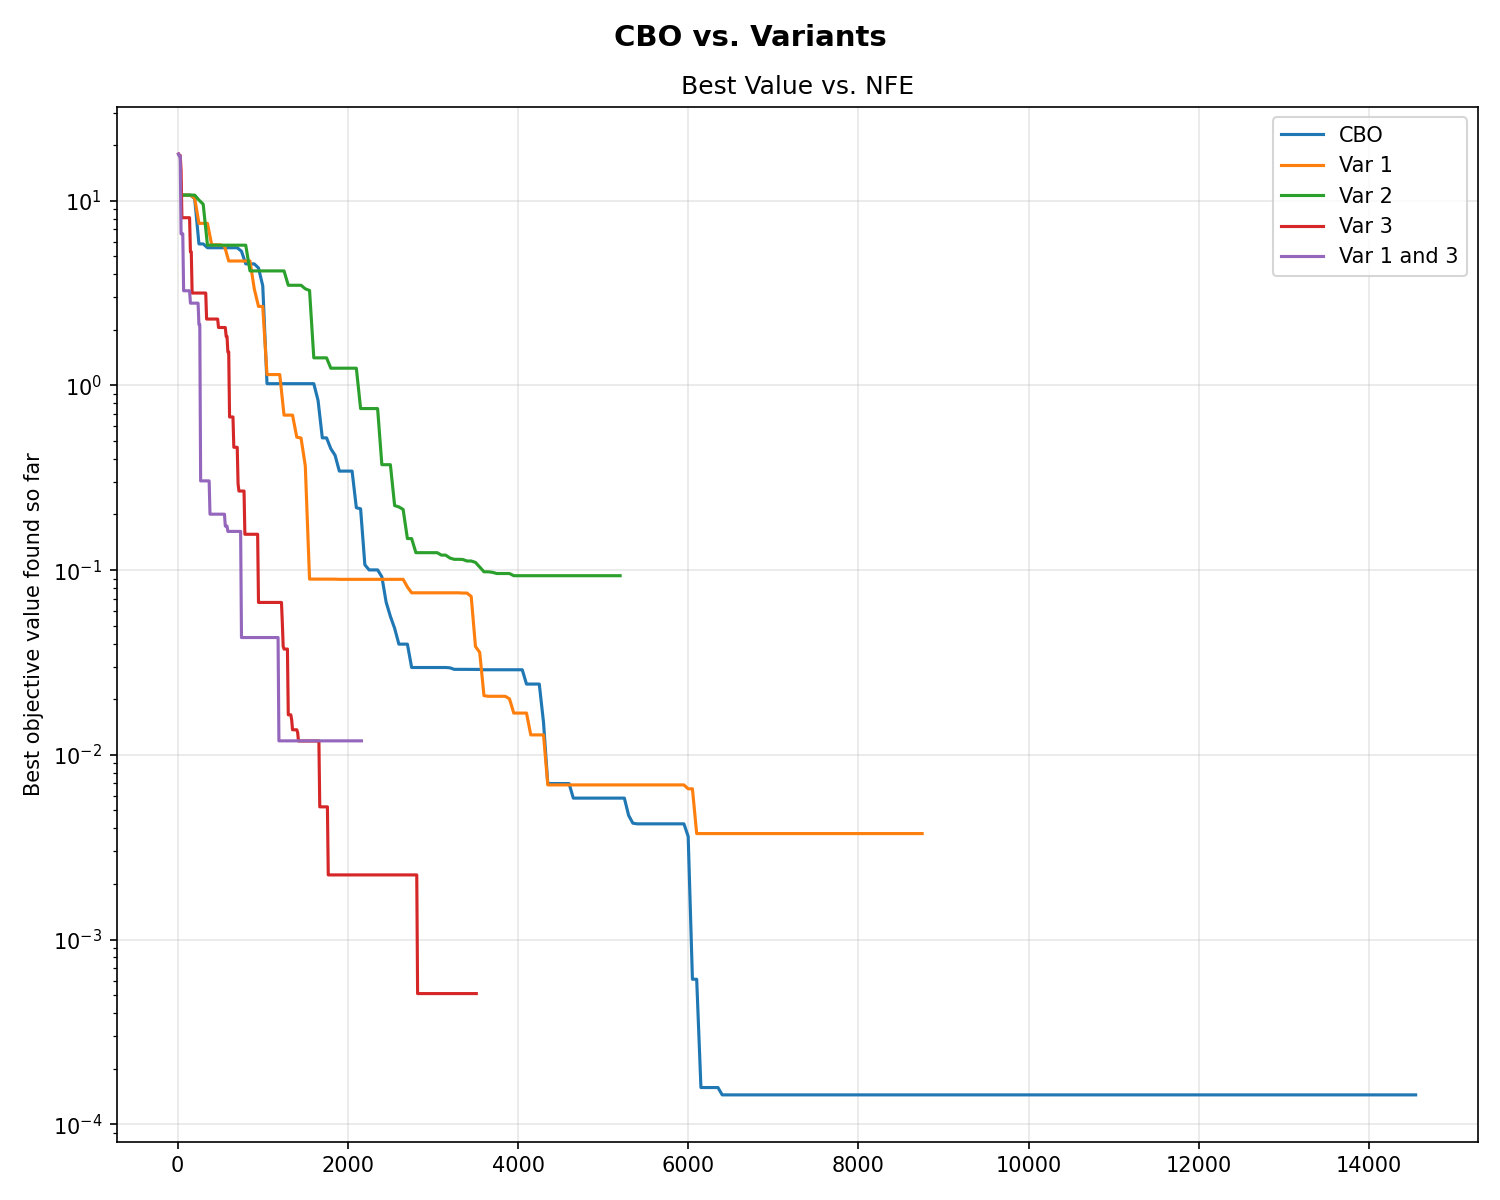

Recreate this plot in Python.
# LAST UPDATED 8/19/2026
import sys
from pathlib import Path
sys.path.append(str(Path(__file__).resolve().parent.parent.parent.parent))

import csv
import numpy as np
import matplotlib.pyplot as plt

from bc_algorithms import ackley, rastrigin, cbo, naive, naive_uniform
from variants_cbo.variant_1 import component_wise_diff
from variants_cbo.variant_2 import common_noise
from variants_cbo.variant_3 import random_mini_batch
from variants_cbo.variant_1and3 import comp_diff_random_batch


def plot(f, d=2, seed=0):

    """HYPERPARAMS ARE THE SAME AS IN bc_algorithms.py"""
    # BC CBO
    best_x, running_best, consensus_hist, part_hist, obj_val_hist, best_val_hist, var_hist = cbo(f, d=d, seed=seed)
    n_particles = part_hist.shape[1]
    n_iters = len(best_val_hist)
    NFE_cbo = np.arange(1, n_iters+1) * n_particles # each iter costs n_particles evaluations

    # variant 1
    *_, var1_part_hist, _, var1_best_val_hist, var1_var_hist = component_wise_diff(f, d=d, seed=seed)
    n_particles_var1 = part_hist.shape[1]
    n_iters_var1 = len(var1_best_val_hist)
    NFE_var1 = np.arange(1, n_iters_var1+1) * n_particles_var1

    # variant 2
    *_, var2_part_hist, _, var2_best_val_hist, var2_var_hist = common_noise(f, d=d, seed=seed)
    n_particles_var2 = part_hist.shape[1]
    n_iters_var2 = len(var2_best_val_hist)
    NFE_var2 = np.arange(1, n_iters_var2+1) * n_particles_var2

    # variant 3
    # batch_size must match random_mini_batch's batch_size param (default 10) --
    # best_val_hist is sourced from the mini-batch, so NFE = batch_size*n_iters, not n_particles*n_iters
    batch_size_var3 = 10
    *_, var3_part_hist, _, var3_best_val_hist, var3_var_hist = random_mini_batch(f, d=d, seed=seed, batch_size=batch_size_var3)
    n_iters_var3 = len(var3_best_val_hist)
    NFE_var3 = np.arange(1, n_iters_var3+1) * batch_size_var3

    # variant 1&3
    # same mini-batch NFE accounting as variant 3, per comp_diff_random_batch's batch_size param
    batch_size_var1and3 = 10
    *_, var1and3_part_hist, _, var1and3_best_val_hist, var1and3_var_hist = comp_diff_random_batch(f, d=d, seed=seed, batch_size=batch_size_var1and3)
    n_iters_var1and3 = len(var1and3_best_val_hist)
    NFE_var1and3 = np.arange(1, n_iters_var1and3+1) * batch_size_var1and3

    """best_x_naive, best_val_naive, x_positions_naive, f_vals_naive, n_evals_naive, var_naive = naive(f, d=d, seed=seed)"""
    # naive has no iterations (draws and evaluates one big independent and identically distributed batch at once)
    # only output of naive is (NFE_total, best_val) point
    # so plot at every possible NFE

    # naive_running_best = np.minimum.accumulate(f_vals_naive)
    # NFE_naive = np.arange(1, len(f_vals_naive)+1)

    # SWARM: every individual evaluation, not just running best
    # use part_hist to get objective values for every particle
    """cbo_swarm_vals = f(part_hist.reshape(-1, d)).reshape(n_iters, n_particles)
    cbo_swarm_NFE = np.repeat(NFE_cbo, n_particles)"""
    # for naive swarm, already have all points
    """naive_swarm_vals = f_vals_naive
    naive_swarm_NFE = NFE_naive"""

    # summary table
    headers = ["Algorithm", "Best Obj Value", "Total NFE", "Final Variance", "Iterations/Samples"]
    rows = [
        ["CBO",   f"{best_val_hist[-1]:.6f}", f"{NFE_cbo[-1]}",   f"{var_hist[-1]:.6f}", f"{n_iters}"],
        # ["Naive", f"{best_val_naive:.6f}",    f"{NFE_naive[-1]}", f"{var_naive:.6f}",    f"{n_evals_naive}"],
        ["Var 1",   f"{var1_best_val_hist[-1]:.6f}", f"{NFE_var1[-1]}",   f"{var1_var_hist[-1]:.6f}", f"{n_iters_var1}"],
        ["Var 2",   f"{var2_best_val_hist[-1]:.6f}", f"{NFE_var2[-1]}",   f"{var2_var_hist[-1]:.6f}", f"{n_iters_var2}"],
        ["Var 3",   f"{var3_best_val_hist[-1]:.6f}", f"{NFE_var3[-1]}",   f"{var3_var_hist[-1]:.6f}", f"{n_iters_var3}"],
        ["Var 1 and 3",   f"{var1and3_best_val_hist[-1]:.6f}", f"{NFE_var1and3[-1]}",   f"{var1and3_var_hist[-1]:.6f}", f"{n_iters_var1and3}"],
    ]
    col_widths = [max(len(h), *(len(r[i]) for r in rows)) for i, h in enumerate(headers)]

    def fmt_row(vals):
        return " | ".join(v.ljust(w) for v, w in zip(vals, col_widths))

    print(fmt_row(headers))
    print("-+-".join("-" * w for w in col_widths))
    for r in rows:
        print(fmt_row(r))

    with open("cbo_vs_variants.csv", "w", newline="") as fh:
        writer = csv.writer(fh)
        writer.writerow(headers)
        writer.writerows(rows)

    # plot
    fig, (ax1 ) = plt.subplots(1, 1, figsize=(10,8), sharex=True)
    # curve
    ax1.plot(NFE_cbo, best_val_hist, label="CBO")
    ax1.plot(NFE_var1, var1_best_val_hist, label="Var 1")
    ax1.plot(NFE_var2, var2_best_val_hist, label="Var 2")
    ax1.plot(NFE_var3, var3_best_val_hist, label="Var 3")
    ax1.plot(NFE_var1and3, var1and3_best_val_hist, label="Var 1 and 3")
    # ax1.plot(NFE_naive, naive_running_best, label="Naive (random search)")
    ax1.set_yscale("log")
    ax1.set_ylabel("Best objective value found so far")
    ax1.set_title("Best Value vs. NFE")
    ax1.legend()
    ax1.grid(alpha=0.3)
    # scatter
    """ax2.scatter(cbo_swarm_NFE, cbo_swarm_vals.ravel(), s=8, alpha=0.3, label="CBO (all particles)")
    ax2.scatter(naive_swarm_NFE, naive_swarm_vals, s=4, alpha=0.15, label="Naive (all samples)")
    # ax2.set_yscale("log")
    ax2.set_xlabel("NFE"); ax2.set_ylabel("Objective value (every particle evaluation)")
    ax2.set_title("Full Swarm/Sample Spread vs. NFE")
    ax2.legend()
    ax2.grid(alpha=0.3)"""

    fig.suptitle("CBO vs. Variants", fontsize=14, fontweight="bold")
    plt.tight_layout()
    plt.savefig("cbo_vs_variants.png", dpi=150)

def main():
    plot(ackley)

if __name__ == "__main__":
    main()
